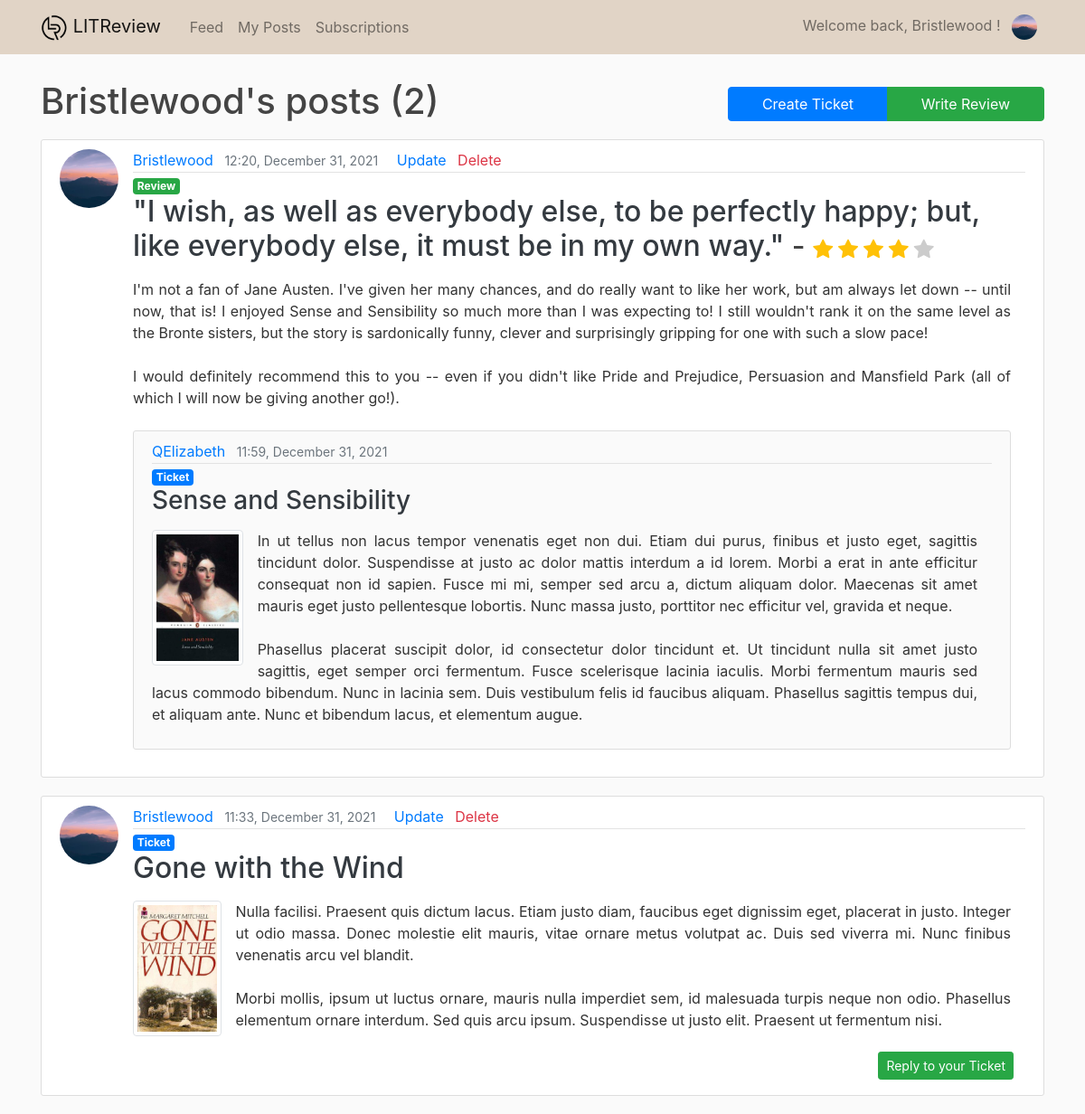
Before: /my_posts/ (signed in) with the older database file.
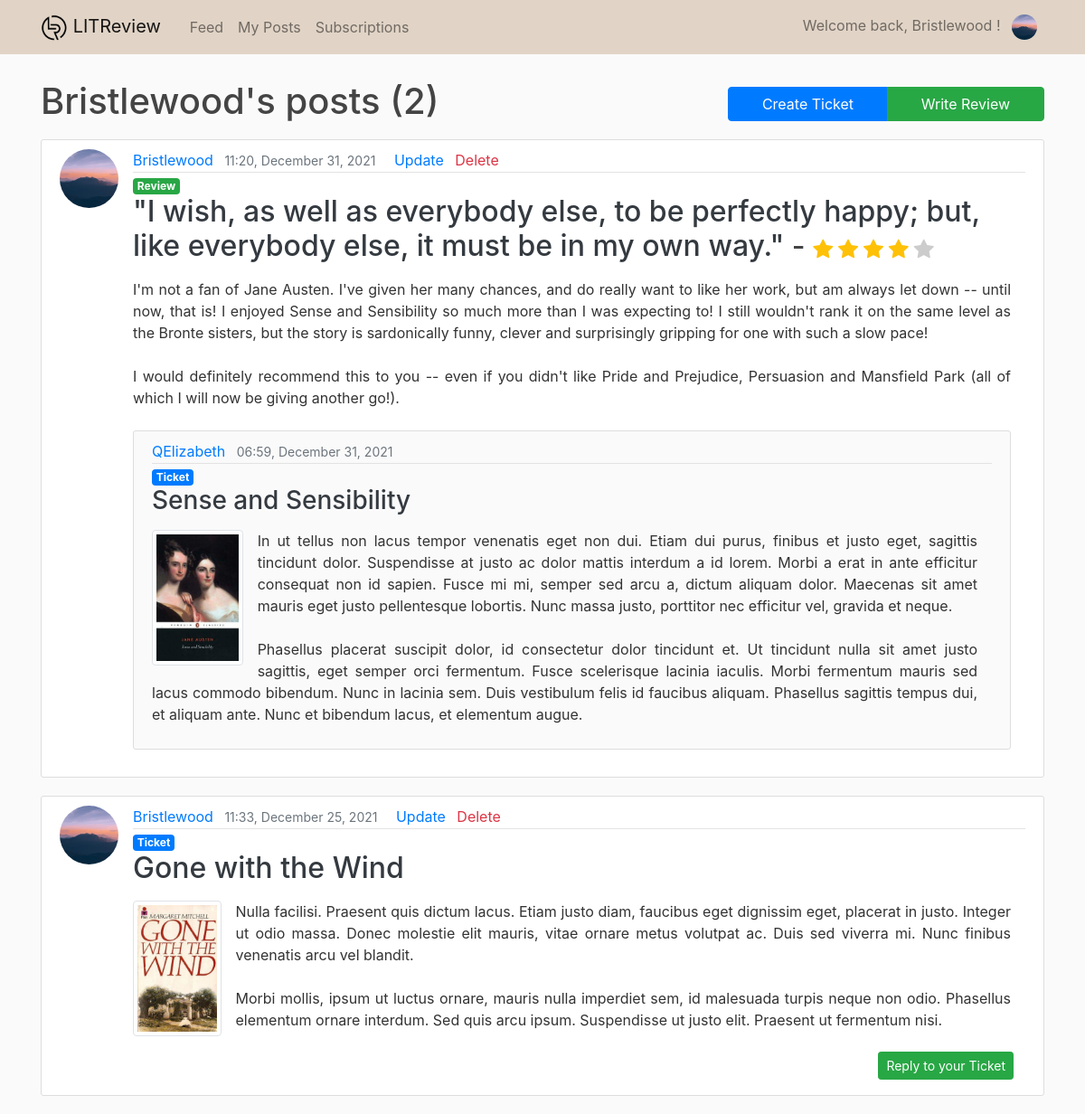
After: the same page with the newer database file.
### reviews/models.py (models this page shows, shortened)
class Review(models.Model):
    ticket = models.ForeignKey(to=Ticket, on_delete=models.CASCADE)
    rating = models.PositiveSmallIntegerField(validators=[MinValueValidator(1), MaxValueValidator(5)])
    headline = models.CharField(max_length=128)
    body = models.TextField(max_length=8192, blank=True)
    user = models.ForeignKey(
        to=settings.AUTH_USER_MODEL, on_delete=models.CASCADE)
    time_created = models.DateTimeField(default=timezone.now)

class Ticket(models.Model):
    title = models.CharField(max_length=128)
    description = models.TextField(max_length=2048, blank=True)
    user = models.ForeignKey(
        to=settings.AUTH_USER_MODEL, on_delete=models.CASCADE)
    time_created = models.DateTimeField(default=timezone.now)
    image = models.ImageField(blank=True, null=True, upload_to='reviews_img')
    if image is True:
        def save(self, *args, **kwargs):
            super().save()
            img = ImageOps.contain(
                Image.open(self.image.path),
                (200, 200),
                method=3
            )
            img.save(self.image.path)

### users/models.py (models this page shows, shortened)
class Profile(models.Model):
    user = models.OneToOneField(User, on_delete=models.CASCADE)
    image = models.ImageField(default='default.jpg', upload_to='profile_pics')

### reviews/views.py (the view)
# urls.py: path('my_posts/', views.user_posts, name='my-posts'),
@login_required
def user_posts(request, pk=None):
    if pk:
        user = get_object_or_404(User, id=pk)
    else:
        user = request.user
    followed_users = get_user_follows(request.user)
    reviews = Review.objects.filter(user=user)
    reviews = reviews.annotate(content_type=Value('REVIEW', CharField()))
    tickets = Ticket.objects.filter(user=user)
    tickets = tickets.annotate(content_type=Value('TICKET', CharField()))
    replied_tickets, replied_reviews = get_replied_tickets(tickets)
    posts_list = sorted(chain(reviews, tickets), key=lambda post: post.time_created, reverse=True)
    if posts_list:
        paginator = Paginator(posts_list, 5)
        page = request.GET.get('page')
        posts = paginator.get_page(page)
        total_posts = paginator.count
    else:
        posts = None
        total_posts = 0
    context = {
        'posts': posts,
        'title': f"{user.username}'s posts ({total_posts})",
        'r_tickets': replied_tickets,
        'r_reviews': replied_reviews,
        'followed_users': followed_users
    }
    return render(request, 'reviews/feed.html', context)

### reviews/utils.py (called while the page is built)
def get_replied_tickets(tickets):
    replied_tickets = []
    replied_reviews = []
    for ticket in tickets:
        try:
            replied = Review.objects.get(ticket=ticket)
            if replied:
                replied_tickets.append(replied.ticket)
                replied_reviews.append(replied)
        except Review.DoesNotExist:
            pass
    return replied_tickets, replied_reviews

def get_user_follows(user):
    follows = UserFollow.objects.filter(user=user)
    followed_users = []
    for follow in follows:
        followed_users.append(follow.followed_user)
    return followed_users

### reviews/templates/reviews/feed.html (shortened to what this page needs)
{% extends "reviews/_base.html" %}
{% load static %}
{% block content %}
<div class="container p-0">
  <div class="row mb-2">
    <h1 class="col-8 py-2 mb-0">
      {% if posts %}
        {{ title }}
      {% endif %}
    </h1>
    <div class="btn-group col py-2 mt-2 mb-1" role="group">
      <a type="button" class="btn btn-primary" href="{% url 'ticket-new' %}">Create Ticket</a>
      <a type="button" class="btn btn-success" href="{% url 'review-new' %}">Write Review</a>
    </div>
  </div>
</div>
{% if posts %}
  {% for post in posts %}
    {% if post.content_type == 'REVIEW' %}
      {% include 'reviews/review_snippet.html' %}
    {% elif post.content_type == 'TICKET' %}
      {% include 'reviews/ticket_snippet.html' %}
    {% endif %}
  {% endfor %}
{% endif %}
{% endblock content %}

### reviews/templates/reviews/review_snippet.html (shortened to what this page needs)
<article class="media content-section">
  <img class="rounded-circle article-img" src="{{ post.user.profile.image.url }}"
       alt="{{ post.user.username }} profile picture">
  <div class="media-body">
    <div class="article-metadata">
      {% if post.user != user %}
        {% if post.user in followed_users %}
          <a class="mr-2 mb-0" href="{% url 'user-posts' post.user.id %}">{{ post.user }}</a>
        {% else %}
          <p class="mr-2 mb-0" style="display:inline">{{ post.user }}</p>
        {% endif %}
      {% else %}
        <a class="mr-2 mb-0" href="{% url 'my-posts' %}">{{ post.user }}</a>
      {% endif %}
      <small class="text-muted">{{ post.time_created|date:"H:i, F d, Y" }}</small>
      {% if post.user == user %}
        <a class="ml-3 text-primary" href="{% url 'review-update' post.id %}">Update</a>
        <a class="ml-2 text-danger" href="{% url 'review-delete' post.id %}">Delete</a>
      {% elif post.user not in followed_users %}
        <div class="ml-3 text-muted d-inline">
          <i>You are not subscribed to {{ post.user }}</i>
          <a class="ml-2 text-success" href="{% url 'subscriptions' %}">View subscriptions</a>
        </div>
      {% endif %}
    </div>
    <h6 class="mb-0"><span class="badge badge-success">Review</span></h6>
    <h2 class="mt-0">
      <a class="text-dark" href="{% url 'review-detail' post.id %}">{{ post.headline }}</a> -
      <p class="star-rating-{{ post.rating }}" id="stars">
        <i class="bi bi-star-fill"></i>
        <i class="bi bi-star-fill"></i>
        <i class="bi bi-star-fill"></i>
        <i class="bi bi-star-fill"></i>
        <i class="bi bi-star-fill"></i>
      </p>
    </h2>
    <div class="review-body">
      <p class="article-content text-justify mt-3 mr-3">{{ post.body }}</p>
    </div>
    <article class="media content-section mr-3 mt-4" id="replied-ticket">
      <div class="media-body">
        <div class="article-metadata">
          {% if post.ticket.user != user %}
            {% if post.ticket.user in followed_users %}
              <a class="mr-2 mb-0" href="{% url 'user-posts' post.ticket.user.id %}">{{ post.ticket.user }}</a>
            {% else %}
              <p class="mr-2 mb-0" style="display:inline">{{ post.ticket.user }}</p>
            {% endif %}
          {% else %}
            <a class="mr-2 mb-0" href="{% url 'my-posts' %}">{{ post.ticket.user }}</a>
          {% endif %}
          <small class="text-muted">{{ post.ticket.time_created|date:"H:i, F d, Y" }}</small>
        </div>
        <h6 class="mb-0"><span class="badge badge-primary">Ticket</span></h6>
        <h3 class="mt-0">
          <a class="text-dark" href="{% url 'ticket-detail' post.ticket.id %}">{{ post.ticket.title }}</a>
        </h3>
        <div class="ticket-description">
          {% if post.ticket.image %}
            <img class="img-thumbnail float-left mb-1 mr-3" src="{{ post.ticket.image.url }}"
                 alt="{{ post.ticket.title }}">
          {% endif %}
          <p class="article-content text-justify mt-3 mr-3">{{ post.ticket.description }}</p>
        </div>
      </div>
    </article>
  </div>
</article>

### reviews/templates/reviews/ticket_snippet.html
<article class="media content-section">
  <img class="rounded-circle article-img" src="{{ post.user.profile.image.url }}"
       alt="{{ post.user.username }} profile picture">
  <div class="media-body">
    <div class="article-metadata">
      {% if post.user != user %}
        {% if post.user in followed_users %}
          <a class="mr-2 mb-0" href="{% url 'user-posts' post.user.id %}">{{ post.user }}</a>
        {% else %}
          <p class="mr-2 mb-0" style="display:inline">{{ post.user }}</p>
        {% endif %}
      {% else %}
        <a class="mr-2 mb-0" href="{% url 'my-posts' %}">{{ post.user }}</a>
      {% endif %}
      <small class="text-muted">{{ post.time_created|date:"H:i, F d, Y" }}</small>
      {% if post.user == user %}
        <a class="ml-3 text-primary" href="{% url 'ticket-update' post.id %}">Update</a>
        <a class="ml-2 text-danger" href="{% url 'ticket-delete' post.id %}">Delete</a>
      {% elif post.user not in followed_users %}
        <div class="ml-3 text-muted d-inline">
          <i>You are not subscribed to {{ post.user }}</i>
          <a class="ml-2 text-success" href="{% url 'subscriptions' %}">View subscriptions</a>
        </div>
      {% endif %}
    </div>
    <h6 class="mb-0"><span class="badge badge-primary">Ticket</span></h6>
    <h2 class="mt-0"><a class="text-dark" href="{% url 'ticket-detail' post.id %}">{{ post.title }}</a></h2>
    <div class="ticket-description">
      {% if post.image %}
        <img class="img-thumbnail float-left mb-1 mr-3" src="{{ post.image.url }}"
             alt="{{ post.title }}">
      {% endif %}
      <p class="article-content text-justify mt-3 mr-3">{{ post.description }}</p>
    </div>
    {% if r_tickets and post in r_tickets %}
      {% for reply in r_reviews %}
        {% if post == reply.ticket %}
          <div class="btn float-right">
            <a class="btn btn-outline-success btn-sm" href="{% url 'review-detail' reply.id %}">
              {% if reply.user == user %}
                View your response
              {% else %}
                View response from {{ reply.user }}
              {% endif %}
            </a>
          </div>
        {% endif %}
      {% endfor %}
    {% elif post not in r_tickets %}
      <div class="btn float-right">
        <a type="button" class="btn btn-success btn-sm" href="{% url 'response-review' post.id %}">
          {% if post.user == user %}
            Reply to your Ticket
          {% else %}
            Write Review in response to {{ post.user }}
          {% endif %}
        </a>
      </div>
    {% endif %}
  </div>
</article>

Changed rows visible on the page:
changed Review "Sense and Sensibility": time_created "12:20, December 31, 2021" → "11:20, December 31, 2021"; ticket.time_created "11:59, December 31, 2021" → "06:59, December 31, 2021"
changed Ticket "Gone with the Wind": time_created "11:33, December 31, 2021" → "11:33, December 25, 2021"
